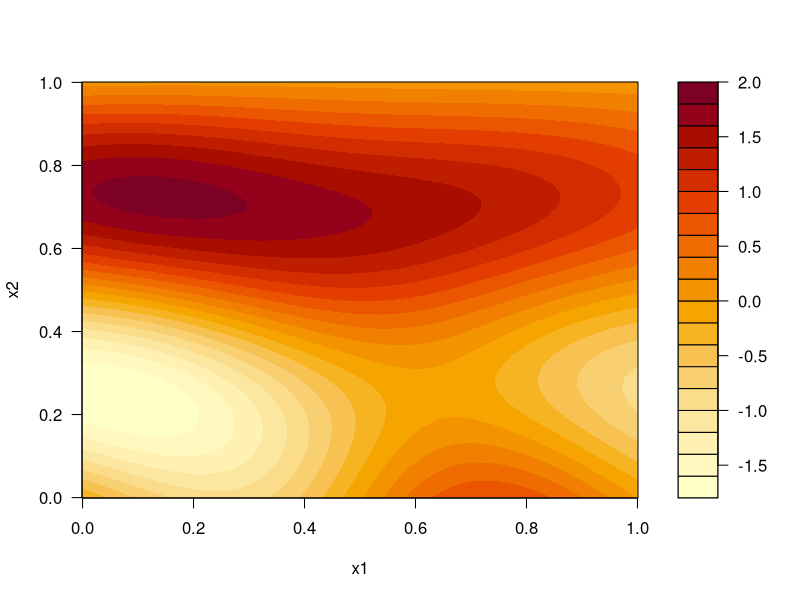
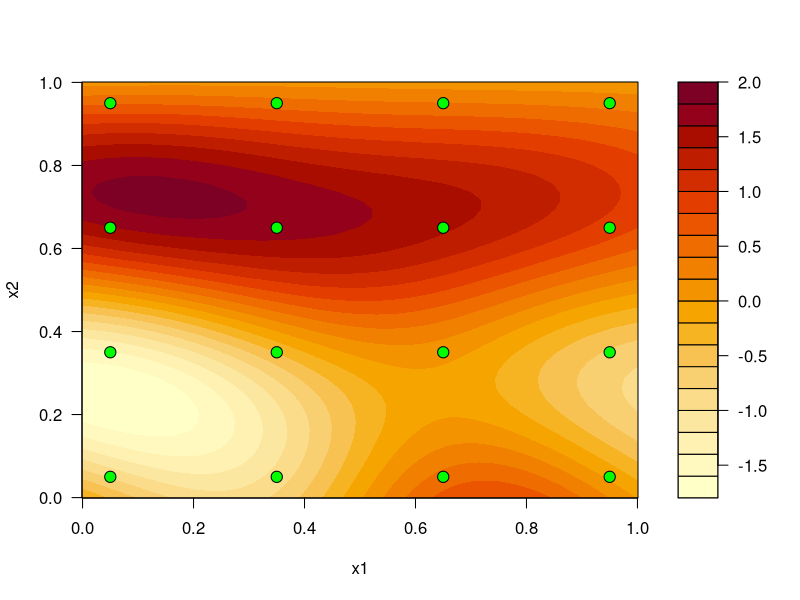
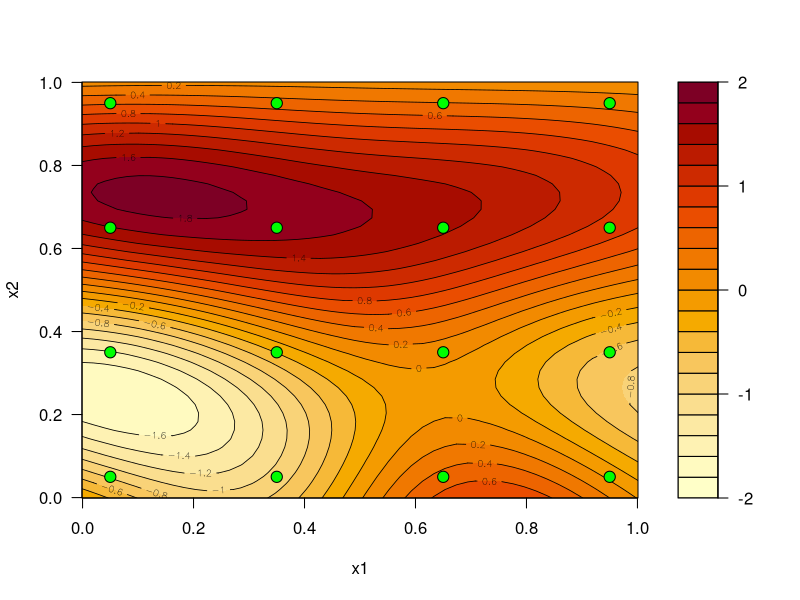
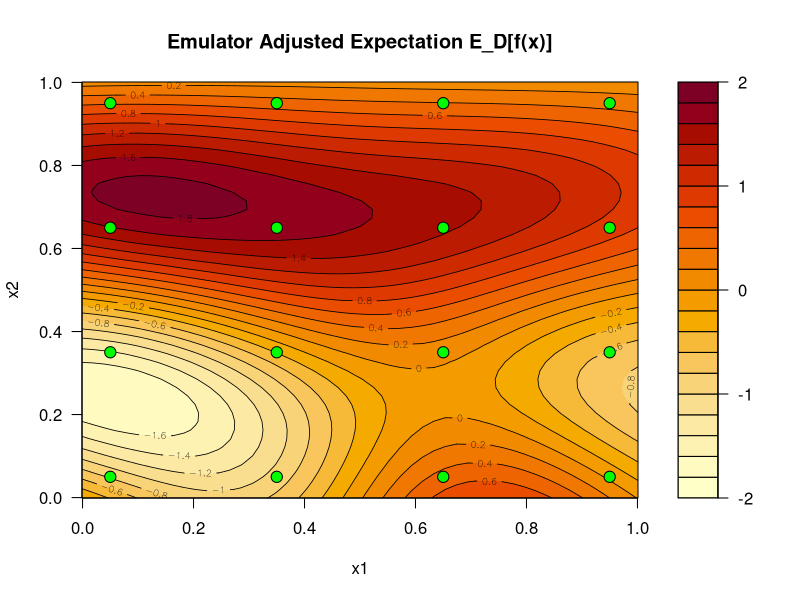

Recreate these plots in R, in order.
## 2. Creating an Emulator for 2-Dimensional Inputs

# Define simple Bayes Linear emulator for single input in 2D 

simple_BL_emulator_v2 <- function(x,              # the emulator prediction point
                                  xD,             # the run input locations xD
                                  D,              # the run outputs D = (f(x^1),...,f(x^n))
                                  theta = 1,      # the correlation lengths
                                  sigma = 1,      # the prior SD sigma sqrt(Var[f(x)])
                                  E_f = 0         # prior expectation of f: E(f(x)) = 0 
){
  
  # store length of runs D  
  n <- length(D)
  
  # Define Covariance structure of f(x): Cov[f(x),f(xdash)]
  # Cov_fx_fxdash <- function(x,xdash) sigma^2 * exp(-(x-xdash)^2/theta^2)    # XXX Old 1D version
  Cov_fx_fxdash <- function(x,xdash) sigma^2 * exp(-sum((x-xdash)^2)/theta^2) # XXX New 2D version
  
  
  # Define 5 objects needed for BL adjustment
  # Create E[D] vector
  E_D <- rep(E_f,n)
  
  # Create Var_D matrix:
  Var_D <- matrix(0,nrow=n,ncol=n)
  # for(i in 1:n) for(j in 1:n) Var_D[i,j] <- Cov_fx_fxdash(xD[i],xD[j])  # XXX Old 1D version
  for(i in 1:n) for(j in 1:n) Var_D[i,j] <- Cov_fx_fxdash(xD[i,],xD[j,])  # XXX New 2D version
  
  # Create E[f(x)]
  E_fx <- E_f
  
  # Create Var_f(x) 
  Var_fx <- sigma^2
  
  # Create Cov_fx_D row vector
  Cov_fx_D <- matrix(0,nrow=1,ncol=n)
  # for(j in 1:n) Cov_fx_D[1,j] <- Cov_fx_fxdash(x,xD[j])    # XXX Old 1D version
  for(j in 1:n) Cov_fx_D[1,j] <- Cov_fx_fxdash(x,xD[j,])    # XXX New 2D version
  
  
  # Perform Bayes Linear adjustment to find Adjusted Expectation and Variance of f(x)
  ED_fx   <-  E_fx + Cov_fx_D %*% solve(Var_D) %*% (D - E_D)   
  VarD_fx <-  Var_fx - Cov_fx_D %*% solve(Var_D) %*% t(Cov_fx_D)  
  
  # Return emulator expectation and variance 
  return(c("ExpD_f(x)"=ED_fx,"VarD_f(x)"=VarD_fx))  
  
}



## 3. Applying the 2-Dimensional Emulator

# Define actual 2D computer model/simulator
f <- function(x) -sin(2*pi*x[,2]) + 0.9*sin(2*pi*(1-x[,1])*(1-x[,2]))

# Define run locations
D_grid <- c(0.05,0.35,0.65,0.95)
xD <- as.matrix(expand.grid("x1"=D_grid,"x2"=D_grid))
xD

# Perform 16 runs of model and store as D
D <- f(xD)
D

# Define 50x50 grid of prediction points xP for emulator evaluation 
x_grid <- seq(-0.001,1.001,len=50)
xP <- as.matrix(expand.grid("x1"=x_grid,"x2"=x_grid))
dim(xP)     # Check the dimensions of xP

# Predict at single point x = (0.2, 0.7)
simple_BL_emulator_v2(x=c(0.2,0.7),xD=xD,D=D,theta=0.45,sigma=1,E_f=0)

# Evaluate emulator over 50x50=2500 prediction points xP
em_out <- t(apply(xP,1,simple_BL_emulator_v2,xD=xD,D=D,theta=0.45,sigma=1,E_f=0))   
head(em_out)

# Store emulator output as matrices to aid plotting
E_D_fx_mat <- matrix(em_out[,"ExpD_f(x)"],nrow=length(x_grid),ncol=length(x_grid)) 
Var_D_fx_mat <- matrix(em_out[,"VarD_f(x)"],nrow=length(x_grid),ncol=length(x_grid)) 



## 4. Plotting 2D Emulator Output

# Want to use 2D coloured contour plots
filled.contour(x_grid,x_grid,E_D_fx_mat,xlab="x1",ylab="x2")

# Adding the initial runs
filled.contour(x_grid,x_grid,E_D_fx_mat,xlab="x1",ylab="x2",
               plot.axes={
                 axis(1);axis(2) 
                 points(xD,pch=21,col=1,bg="green",cex=1.5)})

# Adding solid contour lines with numbers
cont_levs <- seq(-2,2,0.2)      # define contour levels for both functions
filled.contour(x_grid,x_grid,E_D_fx_mat,xlab="x1",ylab="x2",levels=cont_levs,
               plot.axes={
                 axis(1);axis(2) 
                 contour(x_grid,x_grid,E_D_fx_mat,levels=cont_levs,add=TRUE,lwd=0.8)
                 points(xD,pch=21,col=1,bg="green",cex=1.5)})

# Create a plotting function to do all of this for us
# Define filled contour plot function for emulator output
emul_fill_cont <- function(
    cont_mat,            # matrix of values we want contour plot of 
    cont_levs=NULL,      # contour levels (NULL: automatic selection)
    nlev=20,             # approx no. of contour levels for auto select  
    plot_xD=TRUE,        # plot the design runs TRUE or FALSE
    xD=NULL,             # the design points if needed
    xD_col="green",      # colour of design runs
    x_grid,              # grid edge locations that define xP
    ...                  # extra arguments passed to filled.contour
){
  
  # Define contour levels if necessary 
  if(is.null(cont_levs)) cont_levs <- pretty(cont_mat,n=nlev)     
  
  # Create the filled contour plot 
  filled.contour(x_grid,x_grid,cont_mat,levels=cont_levs,xlab="x1",ylab="x2",...,  
                 plot.axes={axis(1);axis(2)                 # sets up plotting in contour box
                   contour(x_grid,x_grid,cont_mat,add=TRUE,levels=cont_levs,lwd=0.8)   # plot contour lines
                   if(plot_xD) points(xD,pch=21,col=1,bg=xD_col,cex=1.5)})  # plot design points
}

# The ... means can add extra arguments
emul_fill_cont(cont_mat=E_D_fx_mat,cont_levs=seq(-2,2,0.2),xD=xD,x_grid=x_grid,
               main="Emulator Adjusted Expectation E_D[f(x)]")



## 5. Colour Schemes for 2D Contour Plots





